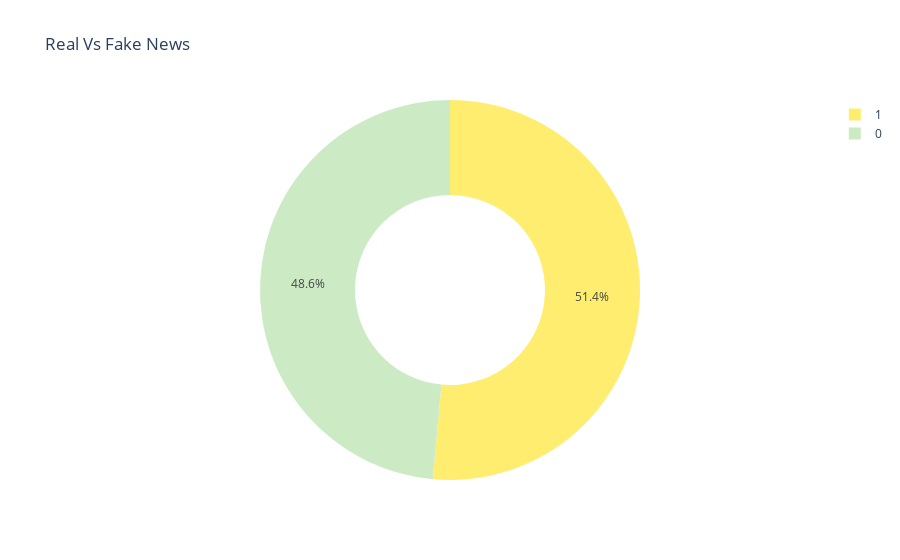

The code cell stored with this chart in its notebook:
### Code cell
graph = px.pie(values=amount,
               names=label_index,
               color_discrete_sequence=px.colors.qualitative.Set3_r,
               title='Real Vs Fake News',
               hole=.50)
graph.show()

### Figure 1 — Plotly figure (JSON) as saved in the notebook; plotly's stock layout.template omitted (floating-point values rounded to 4 significant figures)
{"data": [{"domain": {"x": [0, 1], "y": [0, 1]}, "hole": 0.5, "hovertemplate": "label=%{label}<br>value=%{value}<extra></extra>", "labels": [1, 0], "legendgroup": "", "name": "", "showlegend": true, "type": "pie", "values": [37106, 35028]}], "layout": {"legend": {"tracegroupgap": 0}, "piecolorway": ["rgb(255,237,111)", "rgb(204,235,197)", "rgb(188,128,189)", "rgb(217,217,217)", "rgb(252,205,229)", "rgb(179,222,105)", "rgb(253,180,98)", "rgb(128,177,211)", "rgb(251,128,114)", "rgb(190,186,218)", "rgb(255,255,179)", "rgb(141,211,199)"], "title": {"text": "Real Vs Fake News"}}}
